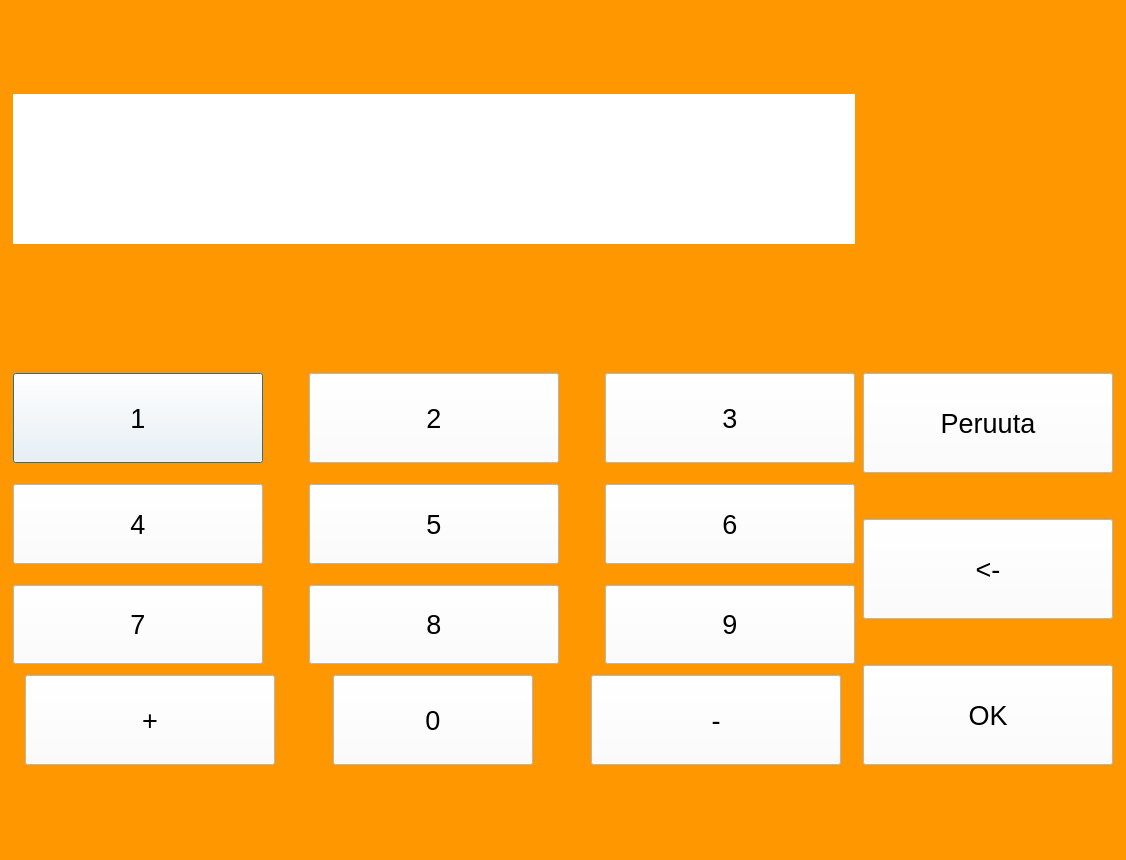
<?xml version="1.0" encoding="UTF-8"?>
<ui version="4.0">
 <class>NostaSumma</class>
 <widget class="QDialog" name="NostaSumma">
  <property name="geometry">
   <rect>
    <x>0</x>
    <y>0</y>
    <width>1126</width>
    <height>860</height>
   </rect>
  </property>
  <property name="windowTitle">
   <string>Dialog</string>
  </property>
  <property name="styleSheet">
   <string notr="true">background-color: rgb(255, 151, 0);</string>
  </property>
  <layout class="QGridLayout" name="gridLayout">
   <item row="0" column="0">
    <widget class="QLabel" name="label">
     <property name="sizePolicy">
      <sizepolicy hsizetype="Maximum" vsizetype="Maximum">
       <horstretch>0</horstretch>
       <verstretch>0</verstretch>
      </sizepolicy>
     </property>
     <property name="maximumSize">
      <size>
       <width>1000</width>
       <height>150</height>
      </size>
     </property>
     <property name="font">
      <font>
       <pointsize>40</pointsize>
      </font>
     </property>
     <property name="styleSheet">
      <string notr="true">background-color: rgb(255, 255, 255);</string>
     </property>
     <property name="text">
      <string/>
     </property>
    </widget>
   </item>
   <item row="1" column="0">
    <spacer name="verticalSpacer">
     <property name="orientation">
      <enum>Qt::Vertical</enum>
     </property>
     <property name="sizeType">
      <enum>QSizePolicy::Fixed</enum>
     </property>
     <property name="sizeHint" stdset="0">
      <size>
       <width>20</width>
       <height>40</height>
      </size>
     </property>
    </spacer>
   </item>
   <item row="2" column="0">
    <layout class="QVBoxLayout" name="verticalLayout_2">
     <item>
      <layout class="QHBoxLayout" name="horizontalLayout">
       <property name="topMargin">
        <number>0</number>
       </property>
       <item>
        <widget class="QPushButton" name="pushButton_1">
         <property name="sizePolicy">
          <sizepolicy hsizetype="Expanding" vsizetype="Maximum">
           <horstretch>0</horstretch>
           <verstretch>0</verstretch>
          </sizepolicy>
         </property>
         <property name="maximumSize">
          <size>
           <width>250</width>
           <height>100</height>
          </size>
         </property>
         <property name="font">
          <font>
           <pointsize>20</pointsize>
          </font>
         </property>
         <property name="styleSheet">
          <string notr="true">background-color: rgb(255, 255, 255);</string>
         </property>
         <property name="text">
          <string>1</string>
         </property>
        </widget>
       </item>
       <item>
        <spacer name="horizontalSpacer">
         <property name="orientation">
          <enum>Qt::Horizontal</enum>
         </property>
         <property name="sizeType">
          <enum>QSizePolicy::Fixed</enum>
         </property>
         <property name="sizeHint" stdset="0">
          <size>
           <width>40</width>
           <height>20</height>
          </size>
         </property>
        </spacer>
       </item>
       <item>
        <widget class="QPushButton" name="pushButton_2">
         <property name="sizePolicy">
          <sizepolicy hsizetype="Expanding" vsizetype="Maximum">
           <horstretch>0</horstretch>
           <verstretch>0</verstretch>
          </sizepolicy>
         </property>
         <property name="maximumSize">
          <size>
           <width>250</width>
           <height>100</height>
          </size>
         </property>
         <property name="font">
          <font>
           <pointsize>20</pointsize>
          </font>
         </property>
         <property name="styleSheet">
          <string notr="true">background-color: rgb(255, 255, 255);</string>
         </property>
         <property name="text">
          <string>2</string>
         </property>
        </widget>
       </item>
       <item>
        <spacer name="horizontalSpacer_2">
         <property name="orientation">
          <enum>Qt::Horizontal</enum>
         </property>
         <property name="sizeType">
          <enum>QSizePolicy::Fixed</enum>
         </property>
         <property name="sizeHint" stdset="0">
          <size>
           <width>40</width>
           <height>20</height>
          </size>
         </property>
        </spacer>
       </item>
       <item>
        <widget class="QPushButton" name="pushButton_3">
         <property name="sizePolicy">
          <sizepolicy hsizetype="Expanding" vsizetype="Minimum">
           <horstretch>0</horstretch>
           <verstretch>0</verstretch>
          </sizepolicy>
         </property>
         <property name="maximumSize">
          <size>
           <width>250</width>
           <height>100</height>
          </size>
         </property>
         <property name="font">
          <font>
           <pointsize>20</pointsize>
          </font>
         </property>
         <property name="styleSheet">
          <string notr="true">background-color: rgb(255, 255, 255);</string>
         </property>
         <property name="text">
          <string>3</string>
         </property>
        </widget>
       </item>
      </layout>
     </item>
     <item>
      <spacer name="verticalSpacer_4">
       <property name="orientation">
        <enum>Qt::Vertical</enum>
       </property>
       <property name="sizeType">
        <enum>QSizePolicy::Fixed</enum>
       </property>
       <property name="sizeHint" stdset="0">
        <size>
         <width>20</width>
         <height>5</height>
        </size>
       </property>
      </spacer>
     </item>
     <item>
      <layout class="QHBoxLayout" name="horizontalLayout_2">
       <property name="topMargin">
        <number>10</number>
       </property>
       <item>
        <widget class="QPushButton" name="pushButton_4">
         <property name="sizePolicy">
          <sizepolicy hsizetype="Expanding" vsizetype="Maximum">
           <horstretch>0</horstretch>
           <verstretch>0</verstretch>
          </sizepolicy>
         </property>
         <property name="maximumSize">
          <size>
           <width>250</width>
           <height>100</height>
          </size>
         </property>
         <property name="font">
          <font>
           <pointsize>20</pointsize>
          </font>
         </property>
         <property name="styleSheet">
          <string notr="true">background-color: rgb(255, 255, 255);</string>
         </property>
         <property name="text">
          <string>4</string>
         </property>
        </widget>
       </item>
       <item>
        <spacer name="horizontalSpacer_3">
         <property name="orientation">
          <enum>Qt::Horizontal</enum>
         </property>
         <property name="sizeType">
          <enum>QSizePolicy::Fixed</enum>
         </property>
         <property name="sizeHint" stdset="0">
          <size>
           <width>40</width>
           <height>20</height>
          </size>
         </property>
        </spacer>
       </item>
       <item>
        <widget class="QPushButton" name="pushButton_5">
         <property name="sizePolicy">
          <sizepolicy hsizetype="Expanding" vsizetype="Maximum">
           <horstretch>0</horstretch>
           <verstretch>0</verstretch>
          </sizepolicy>
         </property>
         <property name="maximumSize">
          <size>
           <width>250</width>
           <height>100</height>
          </size>
         </property>
         <property name="font">
          <font>
           <pointsize>20</pointsize>
          </font>
         </property>
         <property name="styleSheet">
          <string notr="true">background-color: rgb(255, 255, 255);</string>
         </property>
         <property name="text">
          <string>5</string>
         </property>
        </widget>
       </item>
       <item>
        <spacer name="horizontalSpacer_4">
         <property name="orientation">
          <enum>Qt::Horizontal</enum>
         </property>
         <property name="sizeType">
          <enum>QSizePolicy::Fixed</enum>
         </property>
         <property name="sizeHint" stdset="0">
          <size>
           <width>40</width>
           <height>20</height>
          </size>
         </property>
        </spacer>
       </item>
       <item>
        <widget class="QPushButton" name="pushButton_6">
         <property name="sizePolicy">
          <sizepolicy hsizetype="Expanding" vsizetype="Maximum">
           <horstretch>0</horstretch>
           <verstretch>0</verstretch>
          </sizepolicy>
         </property>
         <property name="maximumSize">
          <size>
           <width>250</width>
           <height>100</height>
          </size>
         </property>
         <property name="font">
          <font>
           <pointsize>20</pointsize>
          </font>
         </property>
         <property name="styleSheet">
          <string notr="true">background-color: rgb(255, 255, 255);</string>
         </property>
         <property name="text">
          <string>6</string>
         </property>
        </widget>
       </item>
      </layout>
     </item>
     <item>
      <spacer name="verticalSpacer_5">
       <property name="orientation">
        <enum>Qt::Vertical</enum>
       </property>
       <property name="sizeType">
        <enum>QSizePolicy::Fixed</enum>
       </property>
       <property name="sizeHint" stdset="0">
        <size>
         <width>20</width>
         <height>5</height>
        </size>
       </property>
      </spacer>
     </item>
     <item>
      <layout class="QHBoxLayout" name="horizontalLayout_3">
       <property name="leftMargin">
        <number>0</number>
       </property>
       <property name="topMargin">
        <number>10</number>
       </property>
       <item>
        <widget class="QPushButton" name="pushButton_7">
         <property name="sizePolicy">
          <sizepolicy hsizetype="Expanding" vsizetype="Maximum">
           <horstretch>0</horstretch>
           <verstretch>0</verstretch>
          </sizepolicy>
         </property>
         <property name="maximumSize">
          <size>
           <width>250</width>
           <height>100</height>
          </size>
         </property>
         <property name="font">
          <font>
           <pointsize>20</pointsize>
          </font>
         </property>
         <property name="styleSheet">
          <string notr="true">background-color: rgb(255, 255, 255);</string>
         </property>
         <property name="text">
          <string>7</string>
         </property>
        </widget>
       </item>
       <item>
        <spacer name="horizontalSpacer_5">
         <property name="orientation">
          <enum>Qt::Horizontal</enum>
         </property>
         <property name="sizeType">
          <enum>QSizePolicy::Fixed</enum>
         </property>
         <property name="sizeHint" stdset="0">
          <size>
           <width>40</width>
           <height>20</height>
          </size>
         </property>
        </spacer>
       </item>
       <item>
        <widget class="QPushButton" name="pushButton_8">
         <property name="sizePolicy">
          <sizepolicy hsizetype="Expanding" vsizetype="Maximum">
           <horstretch>0</horstretch>
           <verstretch>0</verstretch>
          </sizepolicy>
         </property>
         <property name="maximumSize">
          <size>
           <width>250</width>
           <height>100</height>
          </size>
         </property>
         <property name="font">
          <font>
           <pointsize>20</pointsize>
          </font>
         </property>
         <property name="styleSheet">
          <string notr="true">background-color: rgb(255, 255, 255);</string>
         </property>
         <property name="text">
          <string>8</string>
         </property>
        </widget>
       </item>
       <item>
        <spacer name="horizontalSpacer_6">
         <property name="orientation">
          <enum>Qt::Horizontal</enum>
         </property>
         <property name="sizeType">
          <enum>QSizePolicy::Fixed</enum>
         </property>
         <property name="sizeHint" stdset="0">
          <size>
           <width>40</width>
           <height>20</height>
          </size>
         </property>
        </spacer>
       </item>
       <item>
        <widget class="QPushButton" name="pushButton_9">
         <property name="sizePolicy">
          <sizepolicy hsizetype="Expanding" vsizetype="Maximum">
           <horstretch>0</horstretch>
           <verstretch>0</verstretch>
          </sizepolicy>
         </property>
         <property name="maximumSize">
          <size>
           <width>250</width>
           <height>100</height>
          </size>
         </property>
         <property name="font">
          <font>
           <pointsize>20</pointsize>
          </font>
         </property>
         <property name="styleSheet">
          <string notr="true">background-color: rgb(255, 255, 255);</string>
         </property>
         <property name="text">
          <string>9</string>
         </property>
        </widget>
       </item>
      </layout>
     </item>
     <item>
      <spacer name="verticalSpacer_6">
       <property name="orientation">
        <enum>Qt::Vertical</enum>
       </property>
       <property name="sizeType">
        <enum>QSizePolicy::Fixed</enum>
       </property>
       <property name="sizeHint" stdset="0">
        <size>
         <width>20</width>
         <height>5</height>
        </size>
       </property>
      </spacer>
     </item>
     <item>
      <layout class="QHBoxLayout" name="horizontalLayout_4">
       <item>
        <widget class="QPushButton" name="pushButton">
         <property name="sizePolicy">
          <sizepolicy hsizetype="Expanding" vsizetype="Maximum">
           <horstretch>0</horstretch>
           <verstretch>0</verstretch>
          </sizepolicy>
         </property>
         <property name="maximumSize">
          <size>
           <width>250</width>
           <height>100</height>
          </size>
         </property>
         <property name="font">
          <font>
           <pointsize>20</pointsize>
          </font>
         </property>
         <property name="styleSheet">
          <string notr="true">background-color: rgb(255, 255, 255);</string>
         </property>
         <property name="text">
          <string>+</string>
         </property>
        </widget>
       </item>
       <item>
        <spacer name="horizontalSpacer_7">
         <property name="orientation">
          <enum>Qt::Horizontal</enum>
         </property>
         <property name="sizeType">
          <enum>QSizePolicy::Fixed</enum>
         </property>
         <property name="sizeHint" stdset="0">
          <size>
           <width>40</width>
           <height>20</height>
          </size>
         </property>
        </spacer>
       </item>
       <item>
        <widget class="QPushButton" name="pushButton_0">
         <property name="sizePolicy">
          <sizepolicy hsizetype="Expanding" vsizetype="Maximum">
           <horstretch>0</horstretch>
           <verstretch>0</verstretch>
          </sizepolicy>
         </property>
         <property name="maximumSize">
          <size>
           <width>200</width>
           <height>100</height>
          </size>
         </property>
         <property name="font">
          <font>
           <pointsize>20</pointsize>
          </font>
         </property>
         <property name="layoutDirection">
          <enum>Qt::LeftToRight</enum>
         </property>
         <property name="styleSheet">
          <string notr="true">background-color: rgb(255, 255, 255);</string>
         </property>
         <property name="text">
          <string>0</string>
         </property>
        </widget>
       </item>
       <item>
        <spacer name="horizontalSpacer_8">
         <property name="orientation">
          <enum>Qt::Horizontal</enum>
         </property>
         <property name="sizeType">
          <enum>QSizePolicy::Fixed</enum>
         </property>
         <property name="sizeHint" stdset="0">
          <size>
           <width>40</width>
           <height>20</height>
          </size>
         </property>
        </spacer>
       </item>
       <item>
        <widget class="QPushButton" name="pushButton_10">
         <property name="sizePolicy">
          <sizepolicy hsizetype="Expanding" vsizetype="Maximum">
           <horstretch>0</horstretch>
           <verstretch>0</verstretch>
          </sizepolicy>
         </property>
         <property name="maximumSize">
          <size>
           <width>250</width>
           <height>100</height>
          </size>
         </property>
         <property name="font">
          <font>
           <pointsize>20</pointsize>
          </font>
         </property>
         <property name="styleSheet">
          <string notr="true">background-color: rgb(255, 255, 255);</string>
         </property>
         <property name="text">
          <string>-</string>
         </property>
        </widget>
       </item>
      </layout>
     </item>
    </layout>
   </item>
   <item row="2" column="1">
    <layout class="QVBoxLayout" name="verticalLayout">
     <property name="sizeConstraint">
      <enum>QLayout::SetFixedSize</enum>
     </property>
     <item>
      <widget class="QPushButton" name="pushButton_Peruuta">
       <property name="sizePolicy">
        <sizepolicy hsizetype="Maximum" vsizetype="Maximum">
         <horstretch>0</horstretch>
         <verstretch>0</verstretch>
        </sizepolicy>
       </property>
       <property name="maximumSize">
        <size>
         <width>250</width>
         <height>100</height>
        </size>
       </property>
       <property name="font">
        <font>
         <pointsize>20</pointsize>
        </font>
       </property>
       <property name="styleSheet">
        <string notr="true">background-color: rgb(255, 255, 255);</string>
       </property>
       <property name="text">
        <string>Peruuta</string>
       </property>
      </widget>
     </item>
     <item>
      <spacer name="verticalSpacer_2">
       <property name="orientation">
        <enum>Qt::Vertical</enum>
       </property>
       <property name="sizeType">
        <enum>QSizePolicy::Fixed</enum>
       </property>
       <property name="sizeHint" stdset="0">
        <size>
         <width>20</width>
         <height>40</height>
        </size>
       </property>
      </spacer>
     </item>
     <item>
      <widget class="QPushButton" name="pushButton_Pyyhi">
       <property name="sizePolicy">
        <sizepolicy hsizetype="Maximum" vsizetype="Maximum">
         <horstretch>0</horstretch>
         <verstretch>0</verstretch>
        </sizepolicy>
       </property>
       <property name="maximumSize">
        <size>
         <width>250</width>
         <height>100</height>
        </size>
       </property>
       <property name="font">
        <font>
         <pointsize>20</pointsize>
        </font>
       </property>
       <property name="styleSheet">
        <string notr="true">background-color: rgb(255, 255, 255);</string>
       </property>
       <property name="text">
        <string>&lt;-</string>
       </property>
      </widget>
     </item>
     <item>
      <spacer name="verticalSpacer_3">
       <property name="orientation">
        <enum>Qt::Vertical</enum>
       </property>
       <property name="sizeType">
        <enum>QSizePolicy::Fixed</enum>
       </property>
       <property name="sizeHint" stdset="0">
        <size>
         <width>20</width>
         <height>40</height>
        </size>
       </property>
      </spacer>
     </item>
     <item>
      <widget class="QPushButton" name="pushButton_Ok">
       <property name="sizePolicy">
        <sizepolicy hsizetype="Maximum" vsizetype="Maximum">
         <horstretch>0</horstretch>
         <verstretch>0</verstretch>
        </sizepolicy>
       </property>
       <property name="maximumSize">
        <size>
         <width>250</width>
         <height>100</height>
        </size>
       </property>
       <property name="font">
        <font>
         <pointsize>20</pointsize>
        </font>
       </property>
       <property name="styleSheet">
        <string notr="true">background-color: rgb(255, 255, 255);</string>
       </property>
       <property name="text">
        <string>OK</string>
       </property>
      </widget>
     </item>
    </layout>
   </item>
  </layout>
 </widget>
 <resources/>
 <connections/>
</ui>
